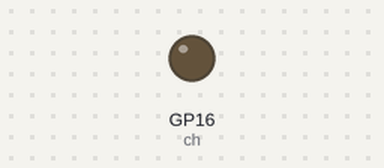
This program was run on a simulated Raspberry Pi Pico running MicroPython. Shown: output pins drawn as LEDs (lit = HIGH).

Above: at 0.05 s.
At 1.05 s:
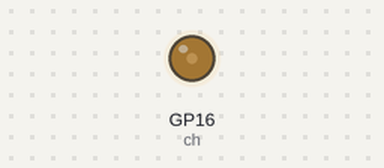
At 2.1 s:
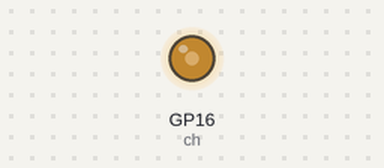
At 4.2 s:
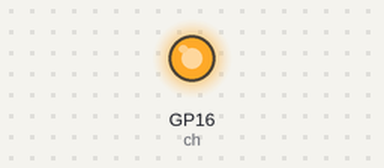
Timing chart, 0 to 5.5 s (numbered marks = the images above):
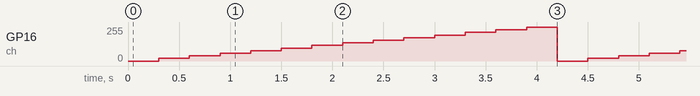

Measured:
- by itself, GP16 (ch): repeats every 4.2 s: 39/255 0.30 s, 58/255 0.30 s, 78/255 0.30 s, 97/255 0.30 s, 117/255 0.30 s, 136/255 0.30 s, 156/255 0.30 s, 175/255 0.30 s, 195/255 0.30 s, 214/255 0.30 s, 233/255 0.30 s, 253/255 0.30 s, 0/255 0.30 s, 19/255 0.30 s

The program:

S10_Fading_Led.py
```python
# File: main.py
# Author: Armstrong Subero
# Platform: Raspberry Pi Pico (RP2040) with MicroPython
# Program: S10_Fading_LED
# Interpreter: MicroPython (latest version)
# Program Version: 1.0
#
# Program Description: This program allows the Raspberry Pi Pico to use
#                      PWM to fade and LED
#
# Hardware Description: An LED is connected via a 1k resistor to PIN21 (GPIO16)
#
# Created: August 22nd, 2024, 10:23 PM
# Last Updated: August 22nd, 2024, 10:23 PM

from machine import Pin, PWM
import utime

ch = PWM(Pin(16))
ch.freq(1000)

i = 0
while True:
    ch.duty_u16(i)
    utime.sleep_ms(300)
    i = i + 5000
    if i > 65535:
        i = 0
```
